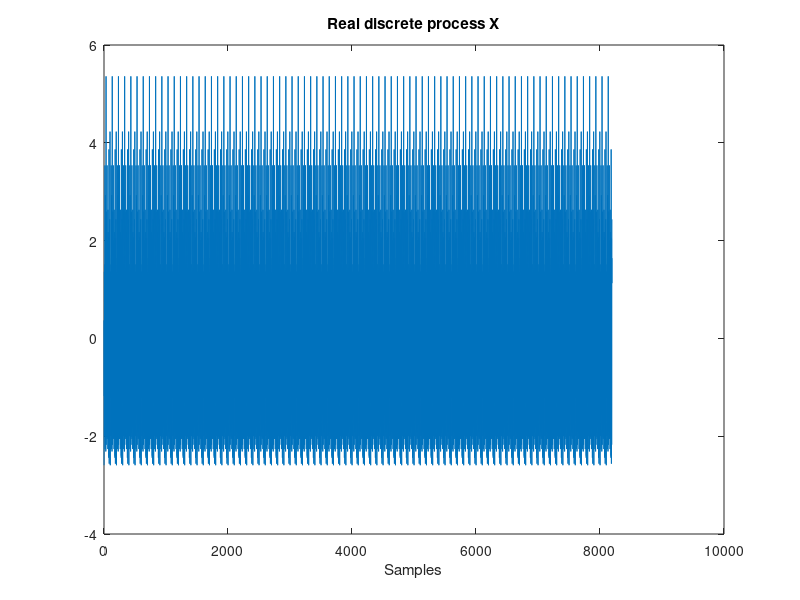

Recreate this plot in MATLAB. (Note: this script raises an error after producing the figure.)
%Chrysoula Tsimperi
%AEM: 9272

clear
clc
close all

% Given data
omega=zeros(1,6);
lamda=zeros(1,6);
phi=zeros(1,6);

lamda(1)=0.12;
lamda(2)=0.3;
lamda(3)=lamda(1)+lamda(2);

lamda(4)=0.19;
lamda(5)=0.17;
lamda(6)=lamda(4)+lamda(5);

for k=1:6
    omega(k)=2*pi*lamda(k);
end

% Uniformly distributed numbers in range [0,2pi]
a=0;
b=2*pi;
phi(1)=(b-a).*rand+a;
phi(2)=(b-a).*rand+a;
phi(3)=phi(1)+phi(2);
phi(4)=(b-a).*rand+a;
phi(5)=(b-a).*rand+a;
phi(6)=phi(4)+phi(5);

N=8192; % Data length


% 1
% Construct real discrete process X_ _


X=zeros(N,1);
for k=1:N
    for j=1:6
       X(k)=cos(omega(j)*k+phi(j))+X(k);
    end
end
figure;
plot(X);
title('Real discrete process X')
xlabel('Samples')

% 2 
% Estimate Power Spectrum.Use 128 max shiftings for autocorrelation

% Estimate power spectrum or power density spectrum using dsp.SpectrumEstimator 
SE=dsp.SpectrumEstimator;
pxx=SE(X);
fs=1;
n1=length(pxx);
x=(0:n1-1)*(fs/n1);
y=pxx;
figure;
plot(x,y)

% Estimate power spectrum using autorr function
m1 = mean(X);       
m2 = acf(X,128);    
c2 = m2-m1^2;       %covariance
C2 = fft(c2);       %power spectrum
C2 = fftshift(C2);
fs = 1;
n = length(C2);
x = (-(n-1)/2:(n-1)/2)*(fs/n);
y = abs(C2).^2/n;
figure;
plot(x, y);         
xlabel('Frequency')
ylabel('Power')
title('Power Spectrum')


% 3.
% Estimate the bispectrum using indirect and direct method

M = 256;
K = 32;
L = 64;

% reshape X[k] from(N*1)vector to (M*K) array
Y = reshape(X,M,K);

%{
figure;
C3a1 = bisp3cum(Y,M,L,'n','u');   %rectangular window

figure;
C3a2 = bisp3cum(Y,M,L,'pa','u');  %parzen window
%}



% Indirect method

figure;
C3a1_2=bispeci(Y,L,M,0,'unbiased',128,1);% Hexagonal window with unity values, HOSA

hline1 = refline(0, 0); % Bispectrum symmetries
hline1.Color = 'k';
hline2 = refline(-1, 0.5);
hline2.Color = 'k';
hline3 = refline(1, 0);
hline3.Color = 'k';


figure;
C3a2_1=bispeci(Y,L,M,0,'unbiased',128); % Parzen window,check others parameters as well, HOSA, check for fftlength(256)

hline1 = refline(0, 0); % Bispectrum symmetries
hline1.Color = 'k';
hline2 = refline(-1, 0.5);
hline2.Color = 'k';
hline3 = refline(1, 0);
hline3.Color = 'k';


% Direct method
figure;
C3b=bispecd(Y,M,0,M,0);

hline1 = refline(0, 0); % Bispectrum symmetries
hline1.Color = 'k';
hline2 = refline(-1, 0.5);
hline2.Color = 'k';
hline3 = refline(1, 0);
hline3.Color = 'k';



% 7.
% Repeat the steps above with different segment lengths---%%%

M2=512;
K2=16;
L2=64;

% Reshape a Nx1 vector to a KxM matrix
Y2=reshape(X,M2,K2);

% Indirect method
%{
figure;
C3c1_1=bisp3cum(Y2,K2,L2,'u'); % Uniform hexagonal window, specify biased or unbiased estimate
%}

figure;
C3c1_2=bispeci(Y2,L2,M2,0,'unbiased',128,1);% Hexagonal window with unity values, HOSA

hline1 = refline(0, 0); % Bispectrum symmetries
hline1.Color = 'k';
hline2 = refline(-1, 0.5);
hline2.Color = 'k';
hline3 = refline(1, 0);
hline3.Color = 'k';


figure;
C3c2_1=bispeci(Y2,L2,M2,0,'unbiased',128); % Parzen window,check others parameters as well, HOSA, check for fftlength(256)

hline1 = refline(0, 0); % Bispectrum symmetries
hline1.Color = 'k';
hline2 = refline(-1, 0.5);
hline2.Color = 'k';
hline3 = refline(1, 0);
hline3.Color = 'k';


%{
figure;
C3c2_2=bisp3cum(Y2,K2,L2,'p'); % Parzen window
%}

% Direct method
figure;
C3d=bispecd(Y2,M2,0,M2,0);

hline1 = refline(0, 0); % Bispectrum symmetries
hline1.Color = 'k';
hline2 = refline(-1, 0.5);
hline2.Color = 'k';
hline3 = refline(1, 0);
hline3.Color = 'k';


M3=128;
K3=64;
L3=64;

% Reshape a Nx1 vector to a KxM matrix
Y3=reshape(X,M3,K3);

% Indirect method

%{
figure;
C3e1_1=bisp3cum(Y3,K3,L3,'u'); % Uniform hexagonal window, specify biased or unbiased estimate
%}

figure;
C3e1_2=bispeci(Y3,L3,M3,0,'unbiased',128,1);% Hexagonal window with unity values, HOSA

hline1 = refline(0, 0); % Bispectrum symmetries
hline1.Color = 'k';
hline2 = refline(-1, 0.5);
hline2.Color = 'k';
hline3 = refline(1, 0);
hline3.Color = 'k';


figure;
C3e2_1=bispeci(Y3,L3,M3,0,'unbiased',128); % Parzen window,check others parameters as well, HOSA, check for fftlength(256)

hline1 = refline(0, 0); % Bispectrum symmetries
hline1.Color = 'k';
hline2 = refline(-1, 0.5);
hline2.Color = 'k';
hline3 = refline(1, 0);
hline3.Color = 'k';


%{
figure;
C3e2_2=bisp3cum(Y3,K3,L3,'p'); % Parzen window
%}

% Direct method
figure;
C3f=bispecd(Y3,M3,0,M3,0);

hline1 = refline(0, 0); % Bispectrum symmetries
hline1.Color = 'k';
hline2 = refline(-1, 0.5);
hline2.Color = 'k';
hline3 = refline(1, 0);
hline3.Color = 'k';






